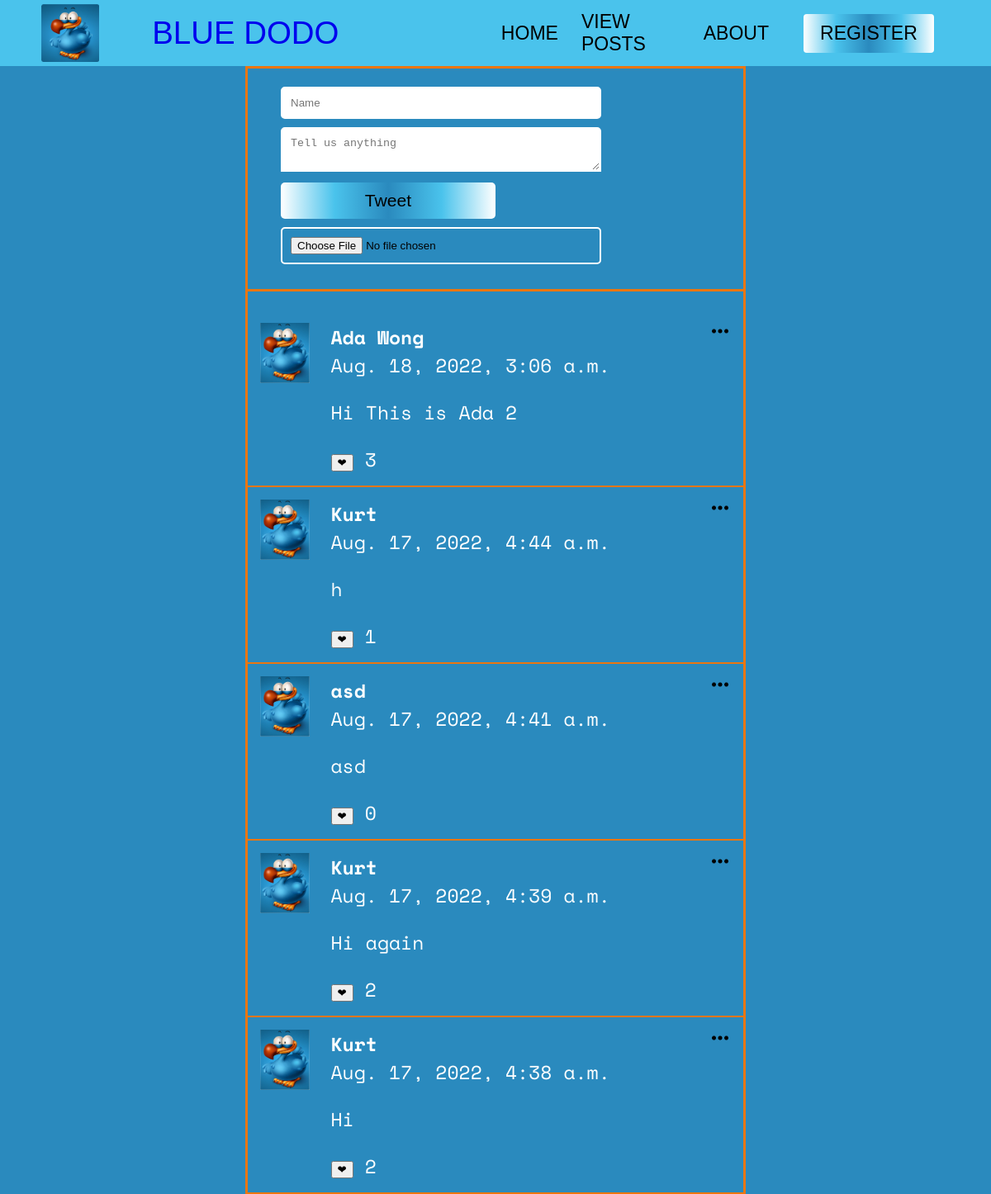
The page / on the database its author committed.
### posts/models.py (models this page shows)
class Post(models.Model):
    class Meta(object):
        db_table = 'post'
    name = models.CharField(
        'abcs', blank=False, null=False, max_length=35, db_index=True, default='Anonymous')
    image = CloudinaryField('Upload', blank=True, db_index=True)
    likes = models.PositiveIntegerField('Likes', default=0, db_index=True, blank = True)
    body = models.CharField('Body', blank=True, null=True, max_length=140, db_index=True)
    created_at = models.DateTimeField('Created DateTime', blank=True, auto_now_add=True)

### posts/views.py (the view, shortened to what this page needs)
# urls.py: path('', views.index,  name='index'),
def index(request):
    posts = Post.objects.all().order_by('-created_at')[:20]
    return render(request, 'posts.html', {'posts': posts})

### templates/posts.html (shortened to what this page needs)
{% extends "base.html" %} {% block content %}{% load static %}
<nav class="navbar">
  <div class="navbar__container">
    <img
      src="static\img\dodo_logo.png"
      alt="Blue Dodo Logo"
      height="70"
      vspace="5"
    />
    <a href="#home" id="navbar__logo">BLUE DODO</a>
    <ul class="navbar__menu">
      <li class="navbar__item">
        <a href="/home/" class="navbar__links" id="home-page">HOME</a>
      </li>
      <li class="navbar__item">
        <a href="/templates/posts.html" class="navbar__links" id="posts"
          >VIEW POSTS</a
        >
      </li>
      <li class="navbar__item">
        <a href="/about/" class="navbar__links" id="about-page">ABOUT</a>
      </li>
      <li class="navbar__btn">
        <a href="/register/" class="button" id="register-">REGISTER</a>
      </li>
    </ul>
  </div>
</nav>
<section class="content">
  <section class="post_form">
    <form action="/" method="POST" enctype="multipart/form-data">
      <input type="text" name="name" placeholder="Name" required />
      <textarea name="body" placeholder="Tell us anything" required></textarea>
      <input id="btn" type="submit" value="Tweet" />
      <input type="file" id="file" name="image" />
    </form>
  </section>
  <section class="posts">
    <ul>
      {% for post in posts %}
      <li>
        <img class="menu_icon js-menu-icon" src="{% static 'img/menu.png' %}" />
        <div class="logo">
          <img src="{% static 'img/dodo_icon.jpg' %}" />
        </div>
        <div class="name_body">
          <div class="name">{{ post.name }}</div>
          <div class="datetime">{{ post.created_at }}</div>
          <p>{{ post.body }}</p>
          <form
            action="{% url 'like_post' post.pk%}"
            id="likes-form"
            method="POST"
          >
            <button
              class="likebutton"
              type="submit"
              ,
              name=" post_id"
              ,
              value="{{post.id}}"
            >
              &#10084;
            </button>
            {{post.likes}}
          </form>
        </div>
      </li>
      {% endfor %}
    </ul>
  </section>
</section>
{% endblock %}

### templates/base.html (shortened to what this page needs)
<!DOCTYPE html>
<html lang="en">
<head>
    {% load static %}
    <link href="{% static 'css/style.css' %}" rel="stylesheet" />
</head>
<body>
    {% block content %}{% endblock %}
</body>
</html>

### static/css/style.css (style rules this page uses)
html, body { height: 100%; background-color: #2A8ABE; padding: 0; margin: 0; font-family: 'Space Mono', monospace; font-size: 1.2rem; }
.navbar { background: #4AC3EC; height: 80px; display: flex; justify-content: center; align-items: center;font-size: 1.2rem; position: sticky; top: 0; z-index: 999; }
.navbar a { font-family: 'Franklin Gothic Medium', 'Arial Narrow', Arial, sans-serif; font-weight: 500; }
.navbar__container { display: flex; justify-content: space-between; height: 80px; z-index: 1; width: 100%; max-width: 1300px; margin: 0 auto; padding: 0 50px; }
#navbar__logo { display: flex; align-items: center; cursor: pointer; text-decoration: none; font-size: 2rem; }
.navbar__menu { display: flex; align-items: center; list-style: none; }
.navbar__item { height: 80px; }
.navbar__links { color: #000; display: flex; align-items: center; justify-content: center; width: 125px; text-decoration: none; height: 100%; }
.navbar__btn { display: flex; justify-content: center; align-items: center; padding: 0 1rem; width: 100%; }
.button { display: flex; justify-content: center; align-items: center; text-decoration: none; padding: 10px 20px; height: 100%; width: 100%; outline: none; border-radius: 4px; background: #EB760F; background: -webkit-linear-gradient(to right, #fff,#4AC3EC, #2A8ABE, #4AC3EC, #fff); background: linear-gradient(to right, #fff,#4AC3EC, #2A8ABE, #4AC3EC, #fff); color: #000; transition: all 0.3s ease; }
.content { max-width: 600px; height: fit-content; margin: 0 auto; border-left: 3px solid #EB760F; border-right: 3px solid #EB760F; }
.post_form { padding: 20px 40px; border-bottom: 3px solid #EB760F; border-top: 3px solid #EB760F; }
.post_form input { width: 70%; margin-bottom: 10px; padding: 10px; border: 2px solid #fff; border-radius: 5px; }
.post_form textarea { width: 70%; padding: 10px; border: 2px solid #fff; border-top-left-radius: 5px; border-top-right-radius: 5px; }
#btn { width: 50%; margin-top: 5px; margin-bottom: 10px; padding: 10px; background-color: #EB760F; background: -webkit-linear-gradient(to right, #fff,#4AC3EC, #2A8ABE, #4AC3EC, #fff); background: linear-gradient(to right, #fff,#4AC3EC, #2A8ABE, #4AC3EC, #fff); color: #000; font-size: 1.1rem; transition: all 0.3s; border-radius: 5px; border: 0px; position: center; text-align: center; }
.posts ul { padding: 0; }
.posts li { display: flex; border-bottom: 2px solid #EB760F; padding: 15px; list-style: none; position: relative; color: #fff; }
.posts li .menu_icon { width: 20px; position: absolute; top: 15px; right: 18px; }
.posts li .logo { flex-basis: 15%; }
.posts li .logo img { width: 70%; }
.posts li .name_body { flex-basis: 85%; }
.posts li .name_body .name { font-weight: bolder; }
.posts li .name_body .datetime { color: #fff; font-weight: lighter; }

### rows shown on the page
Post: name "Ada Wong", created_at "Aug. 18, 2022, 3:06 a.m.", body "Hi This is Ada 2", {{ post.id }} 10 (drawn), likes "3"
Post: name "Kurt", created_at "Aug. 17, 2022, 4:44 a.m.", body "h", {{ post.id }} 6 (drawn), likes "1"
Post: name "asd", created_at "Aug. 17, 2022, 4:41 a.m.", body "asd", {{ post.id }} 4 (drawn), likes "0"
Post: name "Kurt", created_at "Aug. 17, 2022, 4:39 a.m.", body "Hi again", {{ post.id }} 3 (drawn), likes "2"
Post: name "Kurt", created_at "Aug. 17, 2022, 4:38 a.m.", body "Hi", likes "2"
